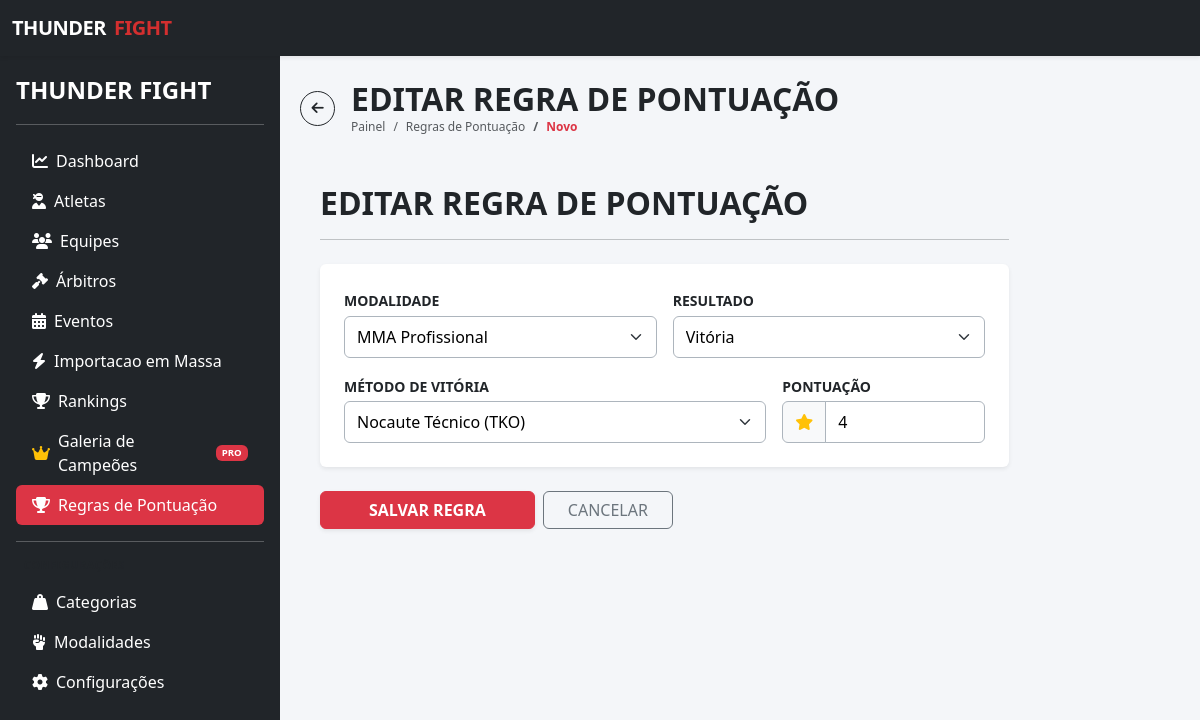
/public/regras/edit?id=2, run on the app's committed database.
### tables this page shows
CREATE TABLE `regras_pontuacao` (
  `id_regra` int NOT NULL,
  `id_modalidade` int DEFAULT NULL,
  `resultado` enum('vitoria','derrota','empate') DEFAULT NULL,
  `id_metodo` int DEFAULT NULL,
  `pontos` int DEFAULT NULL
);

CREATE TABLE `modalidade` (
  `id_modalidade` int NOT NULL,
  `nome` varchar(100) DEFAULT NULL,
  `status` enum('ativo','inativo') DEFAULT 'ativo'
);

CREATE TABLE `metodos_vitoria` (
  `id_metodo` int NOT NULL,
  `nome` varchar(100) NOT NULL,
  `id_modalidade` int NOT NULL,
  `sigla` varchar(20) NOT NULL
);

### app/controllers/RegrasController.php (called while the page is built, shortened)
<?php
class RegrasController extends BaseController
{
    private $regraModel;
    public function __construct($db)
    {
        $this->db = $db;
        $this->regraModel = new RegraPontuacaoModel($this->db);
    }
    public function edit()
    {
        $id = $_GET['id'] ?? null;
        $regra = $this->regraModel->buscarPorId($id);
        $this->render('regras/edit', [
            'titulo'      => 'Editar Regra de Pontuação',
            'regra'       => $regra,
            'modalidades' => $this->regraModel->getModalidades(),
            'metodos'     => $this->regraModel->getMetodos()
        ]);
    }
}

### public/index.php (called while the page is built, shortened)
<?php
require_once __DIR__ . '/../app/controllers/RegrasController.php';
require_once __DIR__ . '/../app/models/RegraPontuacaoModel.php';
$router = new Router();
$router->add('/', 'DashboardController', 'index');
$router->add('/dashboard', 'DashboardController', 'index');
$router->add('/atletas', 'AtletasController', 'index');
$router->add('/atletas/show', 'AtletasController', 'show');
$router->add('/atletas/create', 'AtletasController', 'create');
$router->add('/atletas/store', 'AtletasController', 'store');
$router->add('/atletas/edit', 'AtletasController', 'edit');
$router->add('/atletas/update', 'AtletasController', 'update');
$router->add('/atletas/delete', 'AtletasController', 'delete');
$router->add('/arbitros', 'ArbitrosController', 'index');
$router->add('/arbitros/show', 'ArbitrosController', 'show');
$router->add('/arbitros/create', 'ArbitrosController', 'create');
$router->add('/arbitros/store', 'ArbitrosController', 'store');
$router->add('/arbitros/edit', 'ArbitrosController', 'edit');
$router->add('/arbitros/update', 'ArbitrosController', 'update');
$router->add('/arbitros/delete', 'ArbitrosController', 'delete');
$router->add('/equipes', 'EquipesController', 'index');
$router->add('/equipes/create', 'EquipesController', 'create');
$router->add('/equipes/store', 'EquipesController', 'store');
$router->add('/equipes/edit', 'EquipesController', 'edit');
$router->add('/equipes/update', 'EquipesController', 'update');
$router->add('/equipes/delete', 'EquipesController', 'delete');
$router->add('/modalidades', 'ModalidadesController', 'index');
$router->add('/modalidades/create', 'ModalidadesController', 'create');
$router->add('/modalidades/store', 'ModalidadesController', 'store');
$router->add('/modalidades/edit', 'ModalidadesController', 'edit');
$router->add('/modalidades/update', 'ModalidadesController', 'update');
$router->add('/modalidades/delete', 'ModalidadesController', 'delete');
$router->add('/graduacao', 'GraduacaoController', 'index');
$router->add('/graduacao/create', 'GraduacaoController', 'create');
$router->add('/graduacao/store', 'GraduacaoController', 'store');
$router->add('/graduacao/edit', 'GraduacaoController', 'edit');
$router->add('/graduacao/update', 'GraduacaoController', 'update');
$router->add('/graduacao/delete', 'GraduacaoController', 'delete');
$router->add('/categorias', 'CategoriasController', 'index');
$router->add('/categorias/create', 'CategoriasController', 'create');
$router->add('/categorias/store', 'CategoriasController', 'store');
$router->add('/categorias/edit', 'CategoriasController', 'edit');
$router->add('/categorias/update', 'CategoriasController', 'update');
$router->add('/categorias/delete', 'CategoriasController', 'delete');
$router->add('/categorias/buscarPorModalidade', 'CategoriasController', 'buscarPorModalidade');
$router->add('/ranking', 'RankingController', 'index');
$router->add('/ranking/buscarCategoriasPorModalidade', 'RankingController', 'buscarCategoriasPorModalidade');
$router->add('/ranking/atualizar', 'RankingController', 'atualizar');
$router->add('/ranking/remover_atleta', 'RankingController', 'remover_atleta');
$router->add('/campeoes', 'HistoricoController', 'index');
$router->add('/campeoes/vacante', 'HistoricoController', 'vacante');
$router->add('/campeoes/registrar', 'HistoricoController', 'registrar');
$router->add('/campeoes/excluir_historico', 'HistoricoController', 'excluir_historico');
$router->add('/campeoes/registrar_pelo_ranking', 'HistoricoController', 'registrar_pelo_ranking');
$router->add('/regras', 'RegrasController', 'index');
$router->add('/regras/create', 'RegrasController', 'create');
$router->add('/regras/store', 'RegrasController', 'store');
$router->add('/regras/edit', 'RegrasController', 'edit');
$router->add('/regras/update', 'RegrasController', 'update');
$router->add('/regras/delete', 'RegrasController', 'delete');
$router->add('/eventos', 'EventosController', 'index');
$router->add('/eventos/create', 'EventosController', 'create');
$router->add('/eventos/store', 'EventosController', 'store');
$router->add('/eventos/edit', 'EventosController', 'edit');
$router->add('/eventos/update', 'EventosController', 'update');
$router->add('/eventos/delete', 'EventosController', 'delete');
$router->add('/eventos/card', 'EventosController', 'lutas');
$router->add('/eventos/reordenar-luta', 'EventosController', 'reordenarLuta');
$router->add('/eventos/lutas', 'EventosController', 'lutas');
$router->add('/eventos/nova-luta', 'EventosController', 'novaLuta');
$router->add('/eventos/salvar-luta', 'EventosController', 'salvarLuta');
$router->add('/eventos/edit-luta', 'EventosController', 'editLuta');
$router->add('/eventos/update-luta', 'EventosController', 'updateLuta');
$router->add('/eventos/excluir-luta', 'EventosController', 'excluirLuta');
$router->add('/eventos/buscarCategoriasPorModalidade', 'EventosController', 'buscarCategoriasPorModalidade');
$router->add('/eventos/lancar-resultado', 'EventosController', 'lancarLuta');
$router->add('/eventos/salvar-resultado', 'EventosController', 'salvarResultado');
$router->add('/importacao', 'ImportacaoController', 'index');
$router->add('/importacao/processar', 'ImportacaoController', 'processar');
$uri = parse_url($_SERVER['REQUEST_URI'], PHP_URL_PATH);
$basePath = parse_url(BASE_URL, PHP_URL_PATH);
if (!empty($basePath) && strpos($uri, $basePath) === 0) {
    $uri = substr($uri, strlen($basePath));
}
$db = Database::getConnection();
$router->run($uri, $db);

### app/models/RegraPontuacaoModel.php (called while the page is built, shortened)
<?php
class RegraPontuacaoModel
{
    private $db;
    public function __construct($db)
    {
        $this->db = $db;
    }
    public function getModalidades()
    {
        return $this->db->query("SELECT id_modalidade, nome FROM modalidade ORDER BY nome ASC")->fetchAll(PDO::FETCH_ASSOC);
    }
    public function getMetodos()
    {
        return $this->db->query("SELECT id_metodo, nome, sigla FROM metodos_vitoria ORDER BY nome ASC")->fetchAll(PDO::FETCH_ASSOC);
    }
    public function buscarPorId($id)
    {
        $stmt = $this->db->prepare("SELECT * FROM regras_pontuacao WHERE id_regra = ?");
        $stmt->execute([$id]);
        return $stmt->fetch(PDO::FETCH_ASSOC);
    }
}

### app/views/regras/form.php (the view, shortened to what this page needs)
<div id="content" class="container py-4">
    <div class="mb-4">
        <h2 class="fw-bold text-uppercase"><?= $titulo ?></h2>
        <hr>
    </div>
    <form action="<?= isset($regra) ? BASE_URL . '/regras/update' : BASE_URL . '/regras/store' ?>" method="POST">
        <div class="card border-0 shadow-sm p-4 mb-4">
            <div class="row g-3">
                <div class="col-md-6">
                    <label class="form-label fw-bold small text-muted">MODALIDADE</label>
                    <select name="id_modalidade" class="form-select py-2" required>
                        <?php foreach ($modalidades as $m): ?>
                            <option value="<?= $m['id_modalidade'] ?>" <?= (isset($regra) && $regra['id_modalidade'] == $m['id_modalidade']) ? 'selected' : '' ?>>
                                <?= htmlspecialchars($m['nome']) ?>
                            </option>
                        <?php endforeach; ?>
                    </select>
                </div>
                <div class="col-md-6">
                    <label class="form-label fw-bold small text-muted">RESULTADO</label>
                    <select name="resultado" class="form-select py-2" required>
                        <option value="vitoria" <?= (isset($regra) && $regra['resultado'] == 'vitoria') ? 'selected' : '' ?>>Vitória</option>
                    </select>
                </div>
                <div class="col-md-8">
                    <label class="form-label fw-bold small text-muted">MÉTODO DE VITÓRIA</label>
                    <select name="id_metodo" class="form-select py-2" required>
                        <?php foreach ($metodos as $met): ?>
                            <option value="<?= $met['id_metodo'] ?>" <?= (isset($regra) && $regra['id_metodo'] == $met['id_metodo']) ? 'selected' : '' ?>>
                                <?= htmlspecialchars($met['nome']) ?> (<?= $met['sigla'] ?>)
                            </option>
                        <?php endforeach; ?>
                    </select>
                </div>
                <div class="col-md-4">
                    <label class="form-label fw-bold small text-muted">PONTUAÇÃO</label>
                    <div class="input-group">
                        <span class="input-group-text bg-light text-warning"><i class="fas fa-star"></i></span>
                        <input type="number" name="pontos" class="form-control py-2" value="<?= $regra['pontos'] ?? '0' ?>" required>
                    </div>
                </div>
            </div>
        </div>
        <div class="d-flex gap-2">
            <button type="submit" class="btn btn-danger px-5 fw-bold shadow-sm">SALVAR REGRA</button>
            <a href="<?= BASE_URL ?>/regras" class="btn btn-outline-secondary px-4">CANCELAR</a>
        </div>
    </form>
</div>

### app/views/layout/header.php (style rules this page uses)
:root { --thunder-red: #d32f2f; --thunder-dark: #1a1a1a; }
body { background-color: #f4f6f9; font-family: 'Segoe UI', Tahoma, Geneva, Verdana, sans-serif; }
#content { flex: 1; padding: 20px; transition: all 0.3s; }

### app/views/regras/form.php (style rules this page uses)
.form-label { color: #212529 !important; font-weight: 700 !important; margin-bottom: 0.3rem; }
.form-control, .form-select { border: 1px solid #adb5bd !important; color: #000 !important; }
.card { border: none; box-shadow: 0 0.125rem 0.25rem rgba(0, 0, 0, 0.075); }
.input-group-text { border: 1px solid #adb5bd !important; font-weight: bold; }

### data on the page
regras_pontuacao: id_modalidade "MMA Profissional", resultado "Vitória", id_metodo "Nocaute Técnico (TKO)", pontos "4"

### other printed values
$titulo "EDITAR REGRA DE PONTUAÇÃO"
